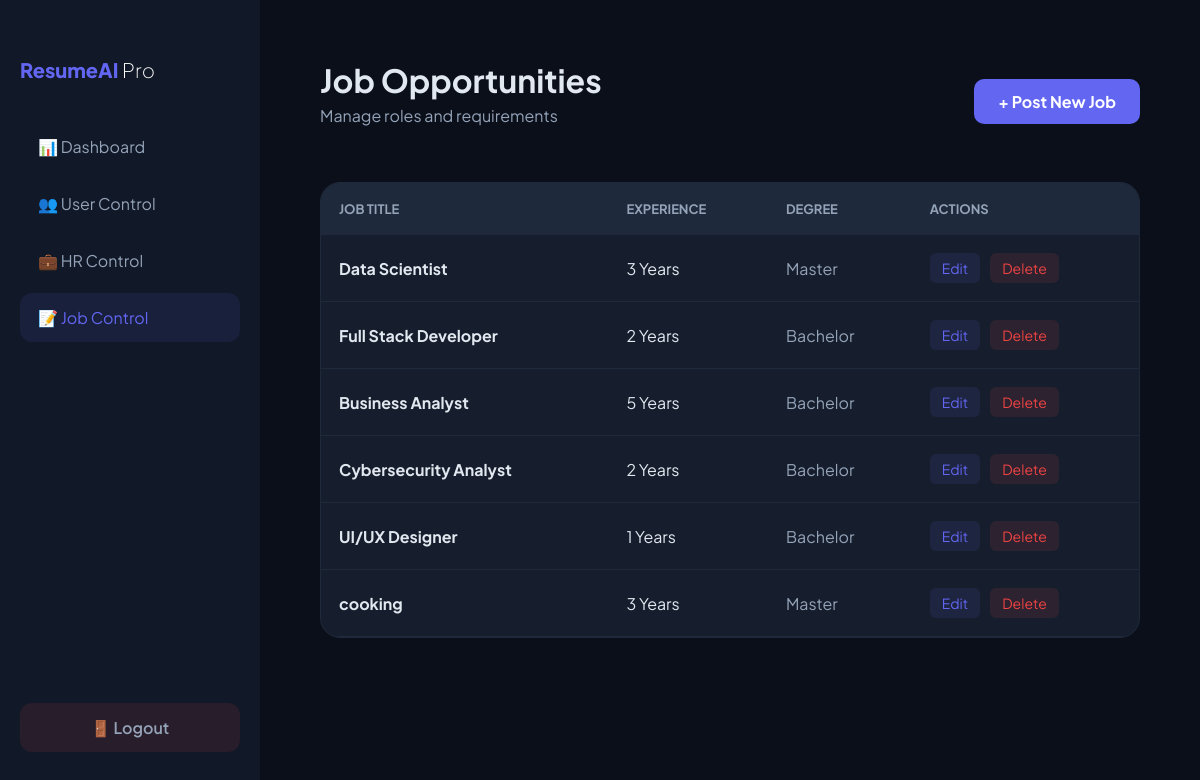
Screenshot of /admin/jobs with the database file from the repository.
### tables this page shows
CREATE TABLE jobs (
            id INTEGER PRIMARY KEY AUTOINCREMENT,
            job_title TEXT,
            skills TEXT,
            required_experience TEXT,
            required_degree TEXT
        );

### app.py (the view)
@app.route("/admin/jobs")
def admin_jobs():
    conn = sqlite3.connect("jobs.db")
    cursor = conn.cursor()
    cursor.execute("SELECT * FROM jobs")
    jobs = cursor.fetchall()
    conn.close()
    return render_template("admin_jobs.html", jobs=jobs)

### app.py (called while the page is built, shortened)
@app.context_processor
def inject_pending_count():
    count = 0
    return dict(pending_count=count)

### templates/admin_jobs.html (shortened to what this page needs)
<!DOCTYPE html>
<html lang="en">
<head>
</head>
<body>
<div class="sidebar">
    <h2>ResumeAI <span style="color:white; font-weight:200;">Pro</span></h2>
    <a href="/admin">📊 Dashboard</a>
    <a href="/admin/users">👥 User Control</a>
    <a href="/admin/hr">💼 HR Control</a>
    <a href="/admin/jobs" class="active">📝 Job Control</a>
    <a href="/logout" class="logout-btn">🚪 Logout</a>
</div>
<div class="content">
    <div class="header-section">
        <div>
            <h1 style="margin:0;">Job Opportunities</h1>
            <p style="color: #94a3b8; margin-top:5px;">Manage roles and requirements</p>
        </div>
        <a href="/admin/add_job" class="btn-add">+ Post New Job</a>
    </div>
    <div class="table-container">
        <table>
            <thead>
                <tr>
                    <th>Job Title</th>
                    <th>Experience</th>
                    <th>Degree</th>
                    <th>Actions</th>
                </tr>
            </thead>
            <tbody>
                {% for j in jobs %}
                <tr>
                    <td><strong>{{ j[1] }}</strong></td>
                    <td>{{ j[3] }} Years</td>
                    <td><span style="color: #94a3b8;">{{ j[4] }}</span></td>
                    <td>
                        <div class="action-btns">
                            <a href="/admin/edit_job/{{ j[0] }}" class="btn-edit">Edit</a>
                            <a href="/delete_job/{{ j[0] }}" class="btn-delete" onclick="return confirm('Delete this job listing?')">Delete</a>
                        </div>
                    </td>
                </tr>
                {% endfor %}
            </tbody>
        </table>
    </div>
</div>
</body>
</html>

### templates/admin_jobs.html (style rules this page uses)
:root { --primary: #6366f1; --danger: #ef4444; --success: #10b981; --bg: #0b0f1a; --card: #161e2d; --sidebar: #111827; --border: #1e293b; }
body { margin: 0; font-family: 'Plus Jakarta Sans', sans-serif; background: var(--bg); color: #e2e8f0; display: flex; }
.sidebar { width: 260px; height: 100vh; background: #111827; position: fixed; padding: 40px 20px; display: flex; flex-direction: column; box-sizing: border-box; }
.logout-btn { margin-top: auto; padding: 14px 18px; background: rgba(239, 68, 68, 0.1); color: #ef4444; text-decoration: none; border-radius: 12px; font-weight: 600; text-align: center; }
.content { margin-left: 260px; padding: 60px; width: calc(100% - 260px); box-sizing: border-box; }
.sidebar h2 { font-size: 20px; font-weight: 800; color: var(--primary); margin-bottom: 40px; }
.sidebar a { padding: 14px 18px; color: #94a3b8; text-decoration: none; border-radius: 12px; margin-bottom: 8px; transition: 0.3s; }
.sidebar a:hover, .sidebar a.active { background: rgba(99, 102, 241, 0.1); color: var(--primary); }
.header-section { display: flex; justify-content: space-between; align-items: center; margin-bottom: 40px; }
.btn-add { background: var(--primary); color: white; padding: 12px 24px; border-radius: 10px; text-decoration: none; font-weight: 700; transition: 0.3s; }
.table-container { background: var(--card); border-radius: 20px; border: 1px solid var(--border); overflow: hidden; }
table { width: 100%; border-collapse: collapse; }
th { background: #1e293b; color: #94a3b8; text-align: left; padding: 18px; font-size: 13px; text-transform: uppercase; }
td { padding: 18px; border-bottom: 1px solid var(--border); }
.action-btns { display: flex; gap: 10px; }
.btn-edit { color: var(--primary); background: rgba(99, 102, 241, 0.1); padding: 6px 12px; border-radius: 6px; text-decoration: none; font-size: 14px; }
.btn-delete { color: var(--danger); background: rgba(239, 68, 68, 0.1); padding: 6px 12px; border-radius: 6px; text-decoration: none; font-size: 14px; }

### rows the page displays
jobs: job_title "Data Scientist", required_experience "3", required_degree "Master"
jobs: job_title "Full Stack Developer", required_experience "2", required_degree "Bachelor"
jobs: job_title "Business Analyst", required_experience "5", required_degree "Bachelor"
jobs: job_title "Cybersecurity Analyst", required_experience "2", required_degree "Bachelor"
jobs: job_title "UI/UX Designer", required_experience "1", required_degree "Bachelor"
jobs: job_title "cooking", required_experience "3", required_degree "Master"
